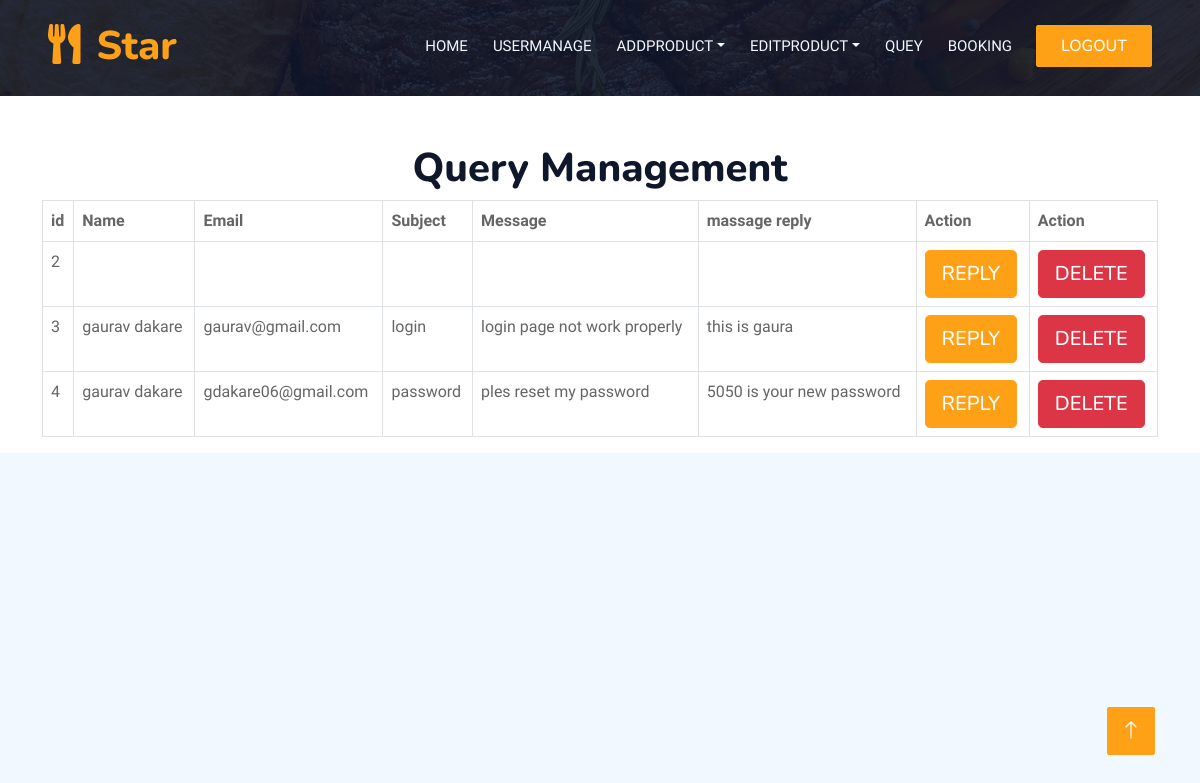
Screenshot of /admin/q.php (signed in) with the database file from the repository.
### tables this page shows
CREATE TABLE `contact` (
  `id` int(11) NOT NULL,
  `name` varchar(255) NOT NULL,
  `email` varchar(255) NOT NULL,
  `subject` varchar(255) NOT NULL,
  `message` varchar(255) NOT NULL,
  `reply` varchar(255) NOT NULL
);

### admin/q.php (the view, shortened to what this page needs)
<!DOCTYPE html>
<html lang="en">
<head>
    <link href="https://cdnjs.cloudflare.com/ajax/libs/font-awesome/5.10.0/css/all.min.css" rel="stylesheet">
    <link href="https://cdn.jsdelivr.net/npm/bootstrap-icons@1.4.1/font/bootstrap-icons.css" rel="stylesheet">
    <link href="lib/animate/animate.min.css" rel="stylesheet">
    <link href="lib/owlcarousel/assets/owl.carousel.min.css" rel="stylesheet">
    <link href="lib/tempusdominus/css/tempusdominus-bootstrap-4.min.css" rel="stylesheet" />
    <link href="css/bootstrap.min.css" rel="stylesheet">
    <link href="css/style.css" rel="stylesheet">
</head>
<body>
    <div class="container-xxl bg-white p-0">
        <div class="container-xxl position-relative p-0">
            <nav class="navbar navbar-expand-lg navbar-dark bg-dark px-4 px-lg-5 py-3 py-lg-0">
                <a href="" class="navbar-brand p-0">
                    <h1 class="text-primary m-0"><i class="fa fa-utensils me-3"></i>Star</h1>
                </a>
                <div class="collapse navbar-collapse" id="navbarCollapse">
                    <div class="navbar-nav ms-auto py-0 pe-4">
                        <a href="home.php" class="nav-item nav-link">Home</a>
                        <a href="usermanage.php" class="nav-item nav-link ">Usermanage</a>
                        <div class="nav-item dropdown">
                            <a href="#" class="nav-link dropdown-toggle" data-bs-toggle="dropdown">AddProduct</a>
                        </div>
                        <div class="nav-item dropdown">
                            <a href="#" class="nav-link dropdown-toggle" data-bs-toggle="dropdown">EditProduct</a>
                        </div>
                        <a href="q.php" class="nav-item nav-link ">Quey</a>
                        <a href="booking.php" class="nav-item nav-link">Booking</a>
                    </div>
                    <a href="logout.php" class="btn btn-primary py-2 px-4">Logout</a>
                </div>
            </nav>
            <div class="container-xxl py-5 bg-dark hero-header mb-5">
            </div>
        </div>
        <?php
require_once "config.php";
$query = "SELECT * FROM contact";
$result = mysqli_query($conn, $query);
?>
<div class="container mt-4">
    <h1 class="text-center">Query Management</h1>
    <div class="table-responsive">
    <table class="table table-bordered">
        <thead>
        <tr>
        <th>id</th>
            <th>Name</th>
            <th>Email</th>
            <th>Subject</th>
            <th>Message</th>
            <th>massage reply</th>
            <th>Action</th>
            <th>Action</th>
        </tr>
</thead>
<tbody>
        <?php
        while ($row = mysqli_fetch_assoc($result)) {
            echo "<tr>
            <td>{$row['id']}</td>
                    <td>{$row['name']}</td>
                    <td>{$row['email']}</td>
                    <td>{$row['subject']}</td>
                    <td>{$row['message']}</td>
                    <td>{$row['reply']}</td>
                    <td><a href='queryreply.php?id={$row['id']}' class='btn btn-lg btn-primary'>Reply</a></td>
                    <td><a class='btn btn-lg btn-danger' href='deletequery.php?id={$row['id']}'>Delete</a></td>
                    </tr>";
        }
        ?>
        </tbody>
    </table>
    </div>
    </div>
<a href="#" class="btn btn-lg btn-primary btn-lg-square back-to-top"><i class="bi bi-arrow-up"></i></a>
    </div>
</body>
</html>

### admin/css/style.css (style rules this page uses)
:root { --primary: #FEA116; --light: #F1F8FF; --dark: #0F172B; }
.back-to-top { position: fixed; display: none; right: 45px; bottom: 45px; z-index: 99; }
.btn { font-family: 'Nunito', sans-serif; font-weight: 500; text-transform: uppercase; transition: .5s; }
.btn.btn-primary, .btn.btn-secondary { color: #FFFFFF; }
.btn-lg-square { width: 48px; height: 48px; }
.btn-square, .btn-sm-square, .btn-lg-square { padding: 0; display: flex; align-items: center; justify-content: center; font-weight: normal; border-radius: 2px; }
.navbar-dark .navbar-nav .nav-link { position: relative; margin-left: 25px; padding: 35px 0; font-size: 15px; color: var(--light) !important; text-transform: uppercase; font-weight: 500; outline: none; transition: .5s; }
@media (min-width: 992px) { .navbar-dark { position: absolute; width: 100%; top: 0; left: 0; z-index: 999; background: transparent !important; } }
.hero-header { background: linear-gradient(rgba(15, 23, 43, .9), rgba(15, 23, 43, .9)), url(../img/bg-hero.jpg); background-position: center center; background-repeat: no-repeat; background-size: cover; }

### rows the page displays
contact: id "2"
contact: id "3", name "gaurav dakare", email "gaurav@gmail.com", subject "login", message "login page not work properly", reply "this is gaura"
contact: id "4", name "gaurav dakare", email "gdakare06@gmail.com", subject "password", message "ples reset my password", reply "5050 is your new password"
